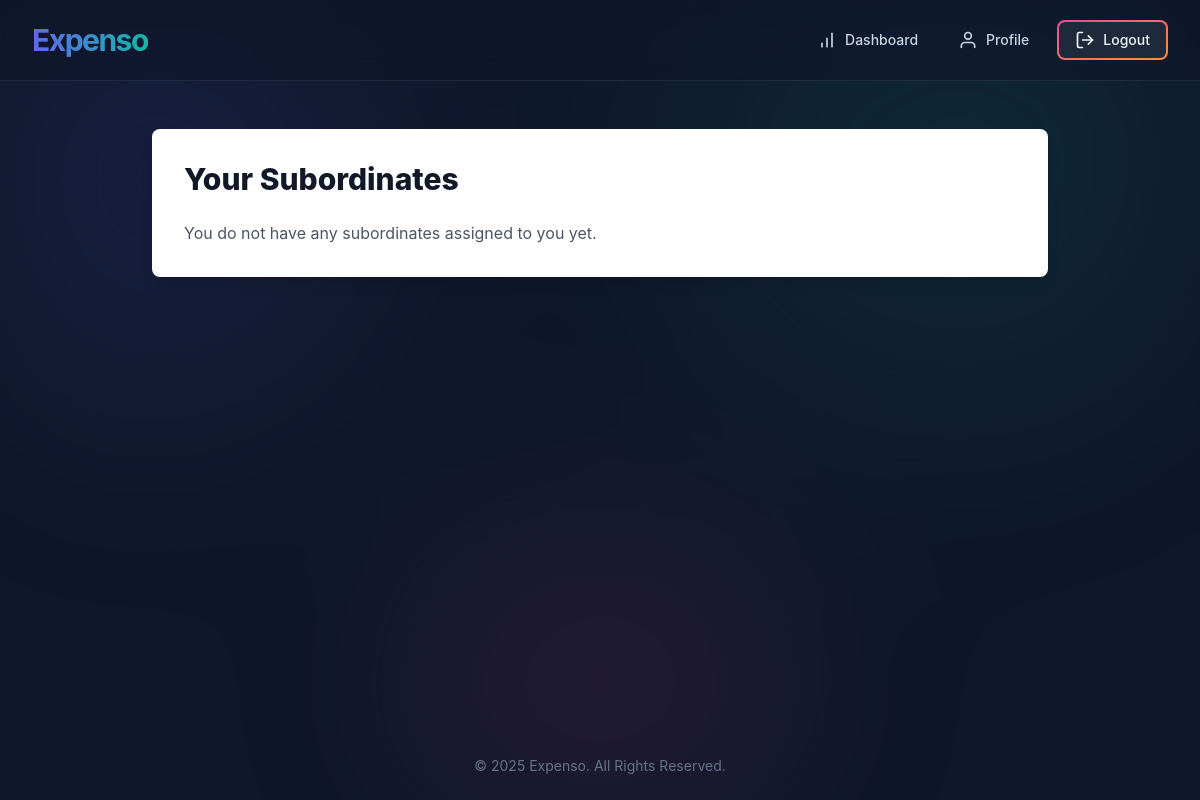
The app's page /accounts/dashboard/manager/ (signed in), older data.
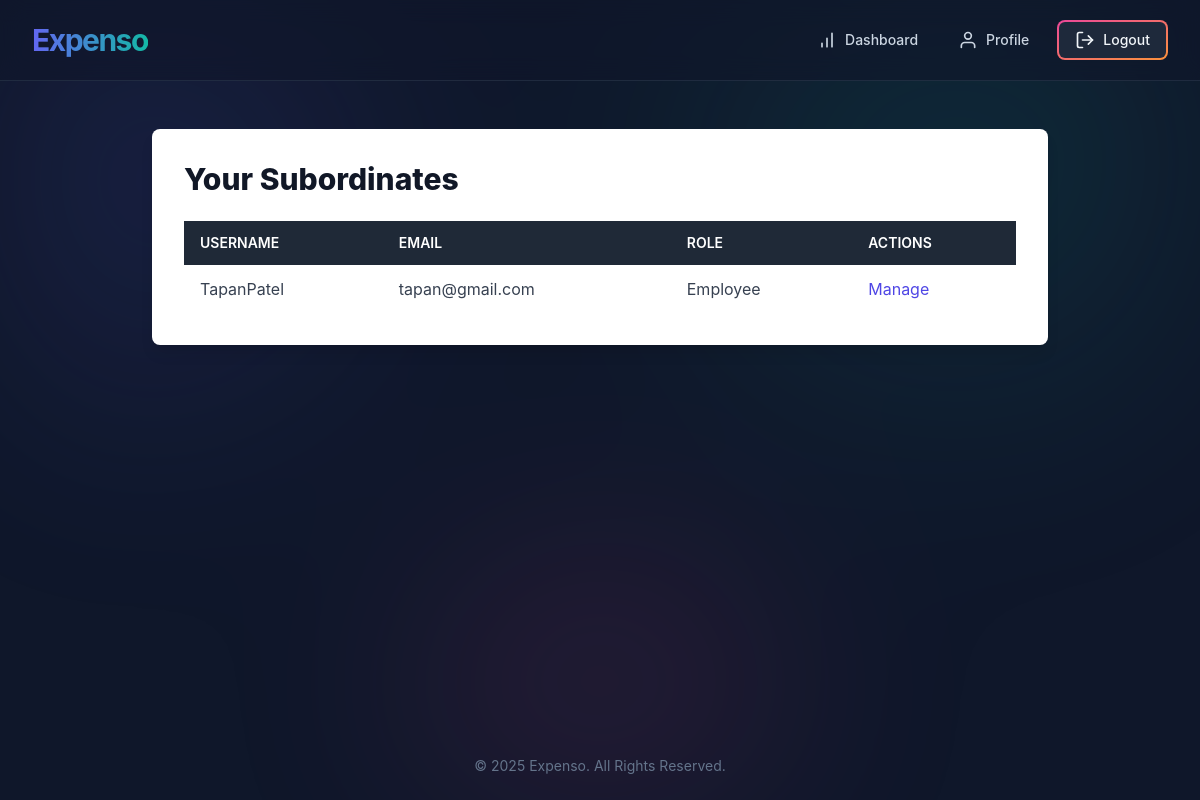
The same page, newer data.
### accounts/models.py (models this page shows, shortened)
class CustomUser(AbstractUser):
    class Role(models.TextChoices):
        ADMIN = 'ADMIN', 'Admin'
        MANAGER = 'MANAGER', 'Manager'
        EMPLOYEE = 'EMPLOYEE', 'Employee'
    base_role = Role.ADMIN
    role = models.CharField(max_length=50, choices=Role.choices, default=base_role)
    company = models.ForeignKey(Company, on_delete=models.CASCADE, null=True, blank=True)
    managers = models.ManyToManyField(
        'self',
        symmetrical=False,
        related_name='subordinates',
        blank=True
    )
    class Meta:
        constraints = [
            models.UniqueConstraint(
                fields=['company'],
                condition=Q(role='ADMIN'),
                name='one_admin_per_company'
            )
        ]

### accounts/views.py (the view)
# urls.py: path('dashboard/manager/', views.manager_dashboard, name='manager_dashboard'),
@login_required
@user_passes_test(lambda u: u.role in [CustomUser.Role.MANAGER, CustomUser.Role.ADMIN])
def manager_dashboard(request):
    subordinates = request.user.subordinates.all()
    return render(request, 'accounts/manager_dashboard.html', {'subordinates': subordinates})

### accounts/templates/accounts/manager_dashboard.html (shortened to what this page needs)
{% extends 'accounts/base.html' %}
{% block content %}
<div class="bg-white p-8 rounded-lg shadow-lg w-full max-w-4xl mx-auto">
    <h2 class="text-3xl font-extrabold text-gray-900 mb-6">Your Subordinates</h2>
    {% if subordinates %}
    <div class="overflow-x-auto">
        <table class="min-w-full bg-white">
            <thead class="bg-gray-800 text-white">
                <tr>
                    <th class="text-left py-3 px-4 uppercase font-semibold text-sm">Username</th>
                    <th class="text-left py-3 px-4 uppercase font-semibold text-sm">Email</th>
                    <th class="text-left py-3 px-4 uppercase font-semibold text-sm">Role</th>
                    <th class="text-left py-3 px-4 uppercase font-semibold text-sm">Actions</th>
                </tr>
            </thead>
            <tbody class="text-gray-700">
                {% for employee in subordinates %}
                <tr>
                    <td class="text-left py-3 px-4">{{ employee.username }}</td>
                    <td class="text-left py-3 px-4">{{ employee.email }}</td>
                    <td class="text-left py-3 px-4">{{ employee.get_role_display }}</td>
                    <td class="text-left py-3 px-4">
                        <a href="{% url 'profile' employee.pk %}" class="text-indigo-600 hover:text-indigo-900">Manage</a>
                    </td>
                </tr>
                {% endfor %}
            </tbody>
        </table>
    </div>
    {% else %}
    <p class="text-gray-600">You do not have any subordinates assigned to you yet.</p>
    {% endif %}
</div>
{% endblock %}

Row changes from the older to the newer data that the page shows:
now on this page (row edited): CustomUser: username "TapanPatel", email "tapan@gmail.com", role "Employee"
Text that changed along with them:
text no longer shown: "You do not have any subordinates assigned to you yet."
text now shown: "USERNAME EMAIL ROLE ACTIONS"
